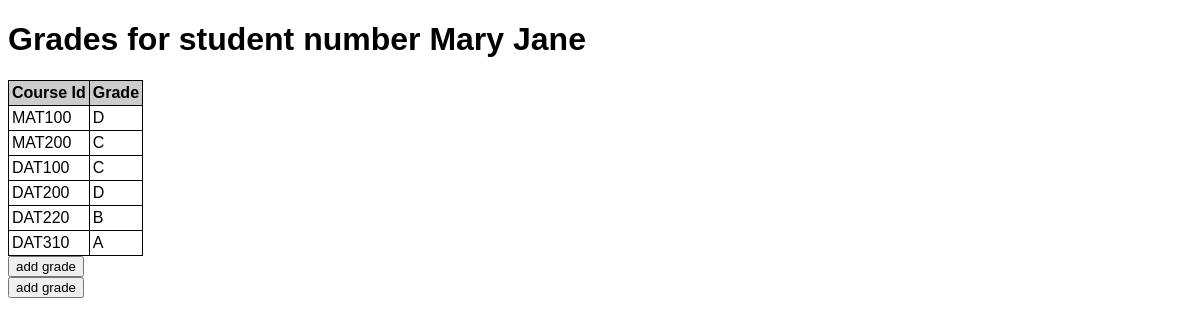
The page /student/222222 on the database its author committed.
### tables this page shows
CREATE TABLE students (
                                student_no INTEGER PRIMARY KEY,
                                name TEXT NOT NULL
                            );

CREATE TABLE grades (
                                id INTEGER PRIMARY KEY,
                                student_no INTEGER NOT NULL,
                                course_id TEXT NOT NULL,
                                grade TEXT NOT NULL,
                                FOREIGN KEY (student_no) REFERENCES students (student_no),
                                FOREIGN KEY (course_id) REFERENCES courses (id)
                            );

### app.py (the view)
@app.route('/student/<int:student_no>')
def student(student_no):
    conn = get_db()
    cur = conn.cursor()
    try:
        dataHolder = []
        sql = "SELECT grades.student_no, grades.course_id, grades.grade, students.name FROM grades, students WHERE students.student_no=? and grades.student_no=?"
        cur.execute(sql, (student_no, student_no,))
        for (student_no, course_id, grade, name) in cur:
            dataHolder.append({
                "student_no": student_no,
                "course_id": course_id,
                "grade": grade,
                "name": name
            })
        return render_template("student.html", data=dataHolder, givenStudent=student_no)
    finally:
        dataHolder = []
        cur.close()

### app.py (called while the page is built)
def get_db():
    db = getattr(g, '_database', None)
    if db is None:
        db = g._database = sqlite3.connect(DATABASE)
    return db

@app.teardown_appcontext
def close_connection(exception):
    db = getattr(g, '_database', None)
    if db is not None:
        db.close()

### templates/student.html (shortened to what this page needs)
<!DOCTYPE html>
<html lang="en">
<head>
    <link rel="stylesheet" href="../static/style.css"/>
</head>
<body>
    <div id="container">
        <h1>Grades for student number {{data[0].name}}</h1>
        <table>
            <thead>
                <tr>
                    <th>Course Id</th>
                    <th>Grade</th>
                </tr>
            </thead>
            <tbody>
                {% for grade in data %}
                <tr>
                    <td>{{ grade.course_id }} </td>
                    <td>{{ grade.grade }}</td>
                </tr>
                {% endfor %}
            </tbody>
        </table>
        <form action="" method="get">
            <input type="submit" value="add grade">
        </form>
        <form action="..../add_grade.html.html" method="get">
            <input type="submit" value="add grade">
        </form>
    </div>
</body>
</html>

### static/style.css (style rules this page uses)
* { font-family: Verdana, Arial, sans-serif; }
table { border-collapse: collapse; }
th { background-color: #cccccc; text-align: left; }
td, th { border: 1px solid black; padding: 3px; }

### rows shown on the page
students: name "Mary Jane"
grades: course_id "MAT100", grade "D"
grades: course_id "MAT200", grade "C"
grades: course_id "DAT100", grade "C"
grades: course_id "DAT200", grade "D"
grades: course_id "DAT220", grade "B"
grades: course_id "DAT310", grade "A"
